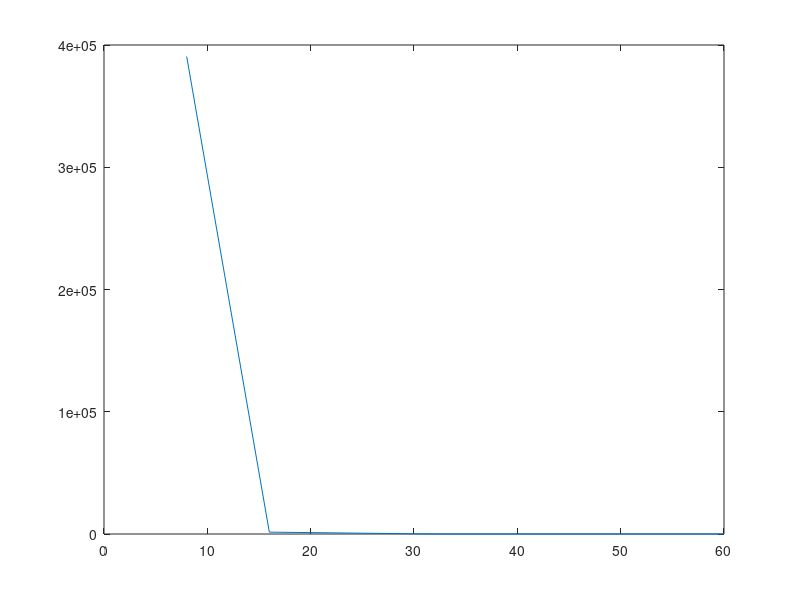
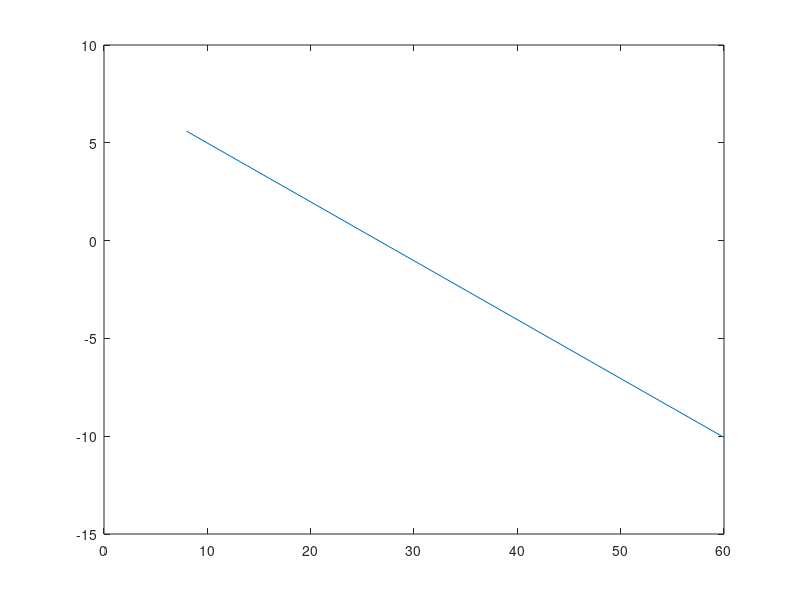

MATLAB code for these plots, in order:
%% Задание 2 Исследование шага перестройки по частоте
Fclk = 100e6;
Nacc = [8 16 32 45 60]
dF = Fclk ./ (2 .^ Nacc);
dF_log = log10(dF);

figure(1);
plot(Nacc, dF);
figure(2);
plot(Nacc, dF_log);
